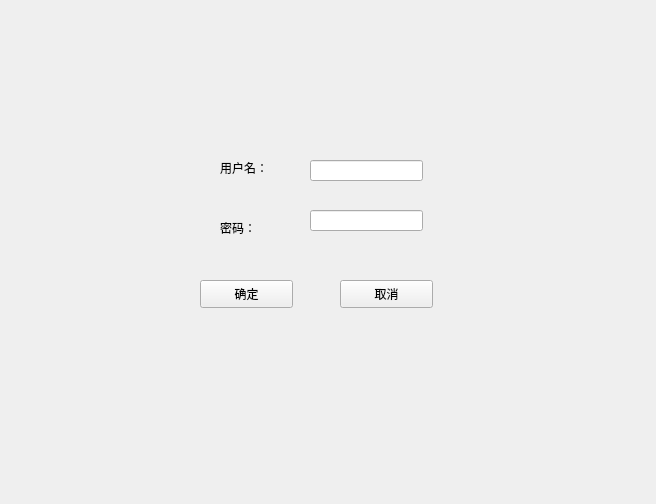
<?xml version="1.0" encoding="UTF-8"?>
<ui version="4.0">
 <class>RegisterWidget</class>
 <widget class="QWidget" name="RegisterWidget">
  <property name="geometry">
   <rect>
    <x>0</x>
    <y>0</y>
    <width>656</width>
    <height>504</height>
   </rect>
  </property>
  <property name="windowTitle">
   <string>RegisterWidget</string>
  </property>
  <widget class="QLineEdit" name="lineEdit">
   <property name="geometry">
    <rect>
     <x>310</x>
     <y>160</y>
     <width>113</width>
     <height>21</height>
    </rect>
   </property>
   <property name="text">
    <string/>
   </property>
  </widget>
  <widget class="QPushButton" name="pushButton">
   <property name="geometry">
    <rect>
     <x>200</x>
     <y>280</y>
     <width>93</width>
     <height>28</height>
    </rect>
   </property>
   <property name="text">
    <string>确定</string>
   </property>
  </widget>
  <widget class="QLineEdit" name="lineEdit_2">
   <property name="geometry">
    <rect>
     <x>310</x>
     <y>210</y>
     <width>113</width>
     <height>21</height>
    </rect>
   </property>
   <property name="text">
    <string/>
   </property>
  </widget>
  <widget class="QLabel" name="label_2">
   <property name="geometry">
    <rect>
     <x>220</x>
     <y>220</y>
     <width>72</width>
     <height>15</height>
    </rect>
   </property>
   <property name="text">
    <string>密码：</string>
   </property>
  </widget>
  <widget class="QPushButton" name="pushButton_2">
   <property name="geometry">
    <rect>
     <x>340</x>
     <y>280</y>
     <width>93</width>
     <height>28</height>
    </rect>
   </property>
   <property name="text">
    <string>取消</string>
   </property>
  </widget>
  <widget class="QLabel" name="label">
   <property name="geometry">
    <rect>
     <x>220</x>
     <y>160</y>
     <width>72</width>
     <height>15</height>
    </rect>
   </property>
   <property name="text">
    <string>用户名：</string>
   </property>
  </widget>
 </widget>
 <layoutdefault spacing="6" margin="11"/>
 <resources/>
 <connections/>
</ui>
